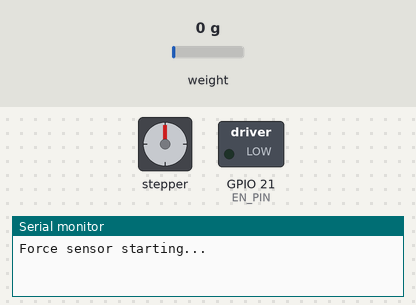
Simulated run of this program. Board: ESP32. Parts: stepper motor, switched loads named in the program (green lamp = pin HIGH), the last lines printed to the serial monitor. Inputs (shaded band) come from the test bench; at power-on: weight on the scale 0 g. Stepper angles assume 200 steps per turn.

Above: at 0.1 s.
At 9.67 s:
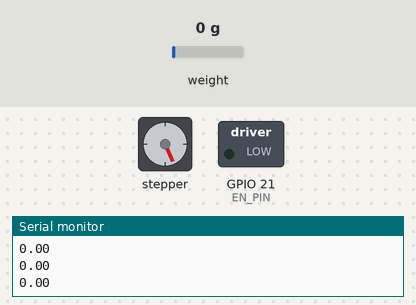
At 19.19 s:
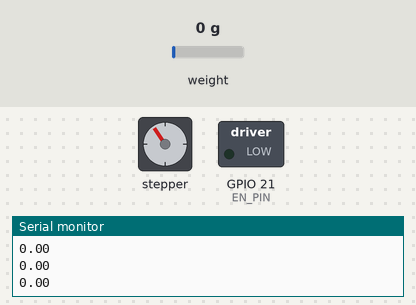
At 39.94 s:
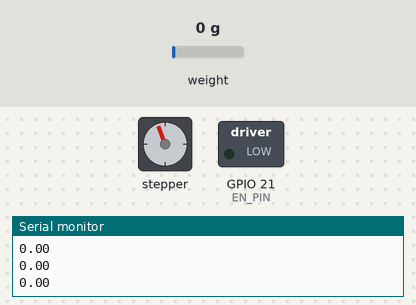
Timing chart, 0 to 40.0 s (numbered marks = the images above):
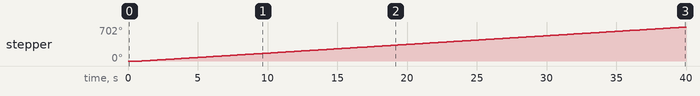

Measured:
- by itself, stepper: keeps turning clockwise at about 18°/s

The program:

main.cpp
```cpp
#include <Arduino.h>
#include "MotorController.h"
#include "ForceSensor.h"

// Motor pins
const int STEP_PIN = 18;
const int DIR_PIN  = 19;
const int EN_PIN   = 21;

// HX711 pins
const int HX711_DOUT_PIN = 13;
const int HX711_SCK_PIN  = 12;

// Create hardware objects
KneeTraction::MotorController motor(STEP_PIN, DIR_PIN, EN_PIN);
KneeTraction::ForceSensor forceSensor(HX711_DOUT_PIN, HX711_SCK_PIN);

bool movingForward = true;

unsigned long lastPrintTime = 0;
const unsigned long PRINT_INTERVAL = 200;

void setup()
{
    Serial.begin(115200);

    forceSensor.begin();

    Serial.println("Force sensor starting...");

    forceSensor.tare();

    Serial.println("Tare complete.");

    motor.moveForward();
}

void loop()
{
    // Keep the motor running continuously
    motor.run();

    // Update the force sensor whenever a new reading is available
    forceSensor.update();

    // Only print the force every 200 ms
    if (millis() - lastPrintTime >= PRINT_INTERVAL)
    {
        lastPrintTime = millis();

        Serial.println(forceSensor.getForce(), 2);
    }

    // Reverse direction when the motor reaches its target
    if (motor.distanceToGo() == 0)
    {
        delay(500);

        if (movingForward)
        {
            motor.moveTo(0);
        }
        else
        {
            motor.moveTo(1000);
        }

        movingForward = !movingForward;
    }
}
```

ForceSensor.cpp
```cpp
#include "ForceSensor.h"

namespace KneeTraction
{
    ForceSensor::ForceSensor(int dataPin, int clockPin)
    {
        loadCell.begin(dataPin, clockPin);

        calibrationFactor = 39570.88;
        currentForce = 0.0;
    }

    void ForceSensor::begin()
    {
        loadCell.set_scale(calibrationFactor);
    }

    void ForceSensor::tare()
    {
        loadCell.tare();
        currentForce = 0.0;
    }

    void ForceSensor::update()
    {
        if (loadCell.is_ready())
        {
            currentForce = loadCell.get_units(1);
        }
    }

    float ForceSensor::getForce()
    {
        return currentForce;
    }
}
```

ForceSensor.h
```cpp
#ifndef FORCE_SENSOR_H
#define FORCE_SENSOR_H

#include <HX711.h>

namespace KneeTraction
{
    class ForceSensor
    {
    public:
        ForceSensor(int dataPin, int clockPin);

        void begin();
        void tare();
        void update();
        float getForce();

    private:
        HX711 loadCell;

        float calibrationFactor;
        float currentForce;
    };
}

#endif
```

MotorController.cpp
```cpp
#include "MotorController.h"
#include <Arduino.h>

KneeTraction::MotorController::MotorController(int stepPin, int dirPin, int enPin)
    : stepper(AccelStepper::DRIVER, stepPin, dirPin),
      enPin(enPin)
{
    pinMode(enPin, OUTPUT);
    digitalWrite(enPin, LOW);

    stepper.setMaxSpeed(1000);
    stepper.setAcceleration(500);
}

void KneeTraction::MotorController::moveForward()
{
    stepper.moveTo(1000);
}

void KneeTraction::MotorController::run()
{
    stepper.run();
}

void KneeTraction::MotorController::stop()
{
    stepper.stop();
}

void KneeTraction::MotorController::moveTo(long position)
{
    stepper.moveTo(position);
}

long KneeTraction::MotorController::distanceToGo()
{
    return stepper.distanceToGo();
}
```

MotorController.h
```cpp
#include <AccelStepper.h>

namespace KneeTraction
{
    class MotorController
{
    public:
        MotorController(int stepPin, int dirPin, int enPin);
        void moveForward();
        void run();
        void stop();
        long distanceToGo();
        void moveTo(long position);

    private:
    AccelStepper stepper;
    int enPin;
};
}
```
